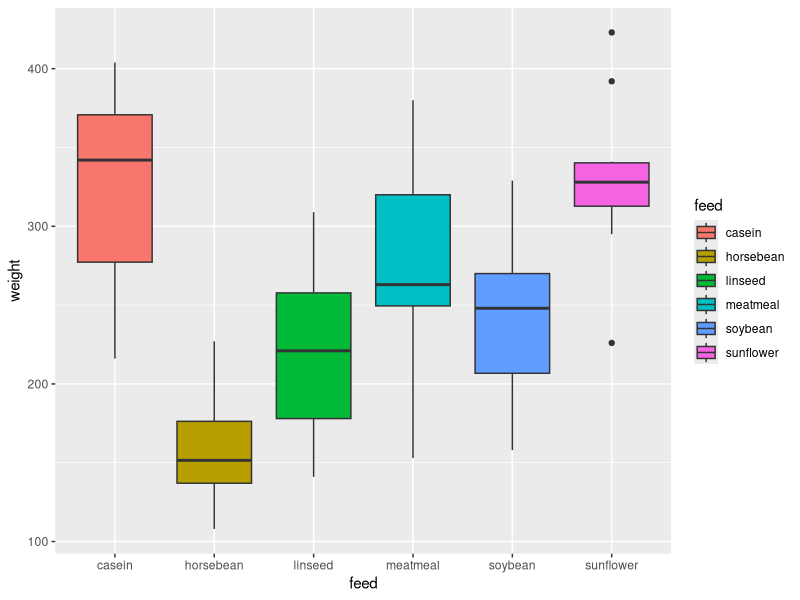
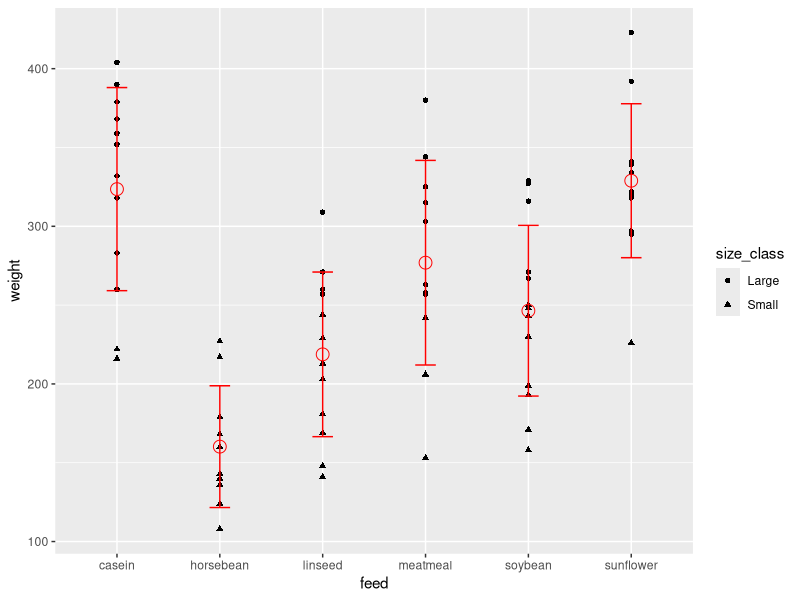
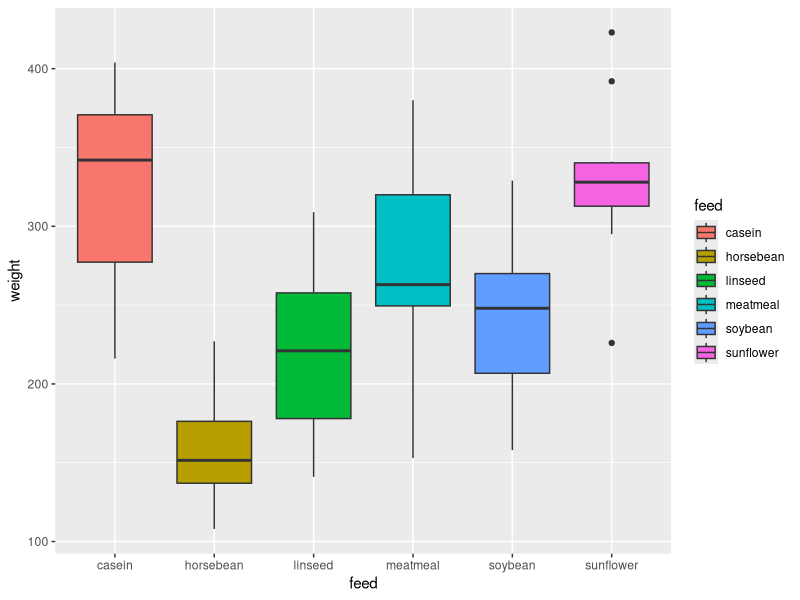

Source code (R) for these figures, in order:
## ---- chunk 1
knitr::opts_chunk$set(
  echo = TRUE,
  comment= NA,
  warning = FALSE,
  fig.path=here::here("Rmd.Figures/"))
## ---- chunk 2
library(here)
library(tidyverse)
## ---- chunk 3
?cars
summary(cars)
## ---- chunk 4
?chickwts
?plot
?ggplot

summary(chickwts)
## ---- chunk 5
head(chickwts)
## ---- chunk 6
names(chickwts)
## ---- chunk 7
str(chickwts)
## ---- chunk 8
ggplot(data=chickwts) + geom_boxplot(aes(x=feed, y=weight, fill=feed))
## ---- chunk 9
ggsave(here::here("FinalFigures/demo_chick_plot.png"), height=5, width=7, unit="in")
## ---- chunk 10
chickwts <- chickwts %>%
  mutate(chick_id=seq(1:length(weight)),
         dummy_variable=2+1)
chickwts
## ---- chunk 11
chickwts_animal <- chickwts %>%
  filter(feed %in% c("casein", "meatmeal"))

chickwts_soy <- chickwts %>%
  filter(feed =="soybean")

#Remove the chickwts_soy
rm(chickwts_soy)
#rm(list=ls()) #remove all things in global environment
## ---- chunk 12
chickwts <- chickwts %>%
  rename(chick_num = chick_id)
## ---- chunk 13
chickwts <- chickwts %>%
  mutate(size_class=ifelse(weight > 250, "Large", "Small"))
chickwts
## ---- chunk 14
chickwts_summ <- chickwts %>%
  group_by(feed) %>%
  summarize(mean_wt=mean(weight), #mean weight on feed type
            sd_wt=sd(weight), #standard deviation of feed type
            n_chicks=n()) #number of chicks raised on each data

chickwts_summ
## ---- chunk 15
ggplot()+
  geom_point(data=chickwts, 
             aes(x=feed, y=weight, pch=size_class))+ #use pch=sizeclass to plot a different symbol for whether the chick is large or small
  geom_point(data=chickwts_summ, 
             aes(x=feed, y=mean_wt), 
             col="red", pch=1, cex=4)+ #here I specify color is red, type of symbol is pch=1, and make it bigger than the raw data points by expanding it cex=4
  geom_errorbar(data=chickwts_summ, 
                aes(x=feed, ymin=mean_wt - sd_wt, ymax=mean_wt+sd_wt),
                width=0.2, col="red") #make it red, and make the width more narrow than the default
## ---- chunk 16
band_members
band_instruments
band_instruments2
## ---- chunk 17
inner_join(band_members, band_instruments)
## ---- chunk 18
left_join(band_members, band_instruments)
## ---- chunk 19
right_join(band_members, band_instruments)
## ---- chunk 20
full_join(band_members, band_instruments)
## ---- chunk 21
inner_join(band_members, band_instruments2, by=c("name"="artist"))
